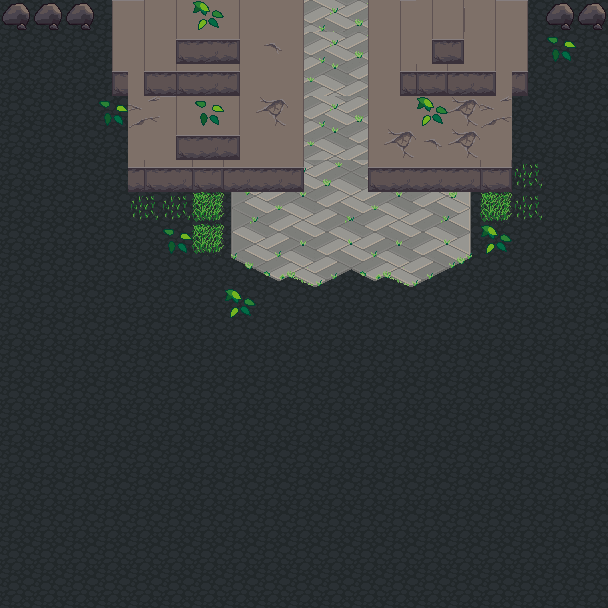

Below is a game level as drawn by its tile map, then a one-line description and the .tmx that defines it (tile-layer data replaced by summaries):
An orthogonal 19x19 tile map with 32x32 px tiles, 3 tile layers (Tile Layer 1, Tile Layer 2, Tile Layer 3) and 20 objects (3x 2, 3x 0, 2x 1, cave_14, cave_11, ...).

<map version="1.0" orientation="orthogonal" width="19" height="19" tilewidth="32" tileheight="32">
 <tileset firstgid="1" name="terrain" tilewidth="32" tileheight="32">
  <image source="../terrain.png" width="672" height="736" />
 </tileset>
 <layer name="Tile Layer 1" width="19" height="19">
  <data>[361 cells, 361 non-empty, 2 distinct tile ids]</data>
 </layer>
 <layer name="Tile Layer 2" width="19" height="19">
  <data>[361 cells, 119 non-empty, 39 distinct tile ids]</data>
 </layer>
 <layer name="Tile Layer 3" width="19" height="19">
  <data>[361 cells, 54 non-empty, 12 distinct tile ids]</data>
 </layer>
 <objectgroup name="walls" width="19" height="19">
  <object x="128" y="0" width="176" height="192" />
  <object x="368" y="0" width="144" height="192" />
  <object x="0" y="0" width="96" height="32" />
  <object x="512" y="0" width="96" height="32" />
  <object x="96" y="0" width="32" height="96" />
  <object x="512" y="0" width="16" height="96" />
  <object x="304" y="128" width="64" height="64">
   <properties>
    <property name="isDoor" value="true" />
   </properties>
  </object>
 </objectgroup>
 <objectgroup name="warps" width="19" height="19">
  <object name="cave_14" x="608" y="32" width="32" height="576" />
  <object name="cave_11" x="-32" y="32" width="32" height="576" />
  <object name="cave_12" x="0" y="608" width="608" height="32" />
  <object name="route_final" x="288" y="-32" width="96" height="32" />
 </objectgroup>
 <objectgroup name="enemies" width="19" height="19">
  <object name="2" x="128" y="352" width="32" height="32" />
  <object name="2" x="288" y="512" width="32" height="32" />
  <object name="2" x="448" y="352" width="32" height="32" />
  <object name="0" x="320" y="352" width="32" height="32" />
  <object name="0" x="128" y="480" width="32" height="32" />
  <object name="0" x="416" y="480" width="32" height="32" />
  <object name="1" x="224" y="224" width="32" height="32" />
  <object name="1" x="384" y="224" width="32" height="32" />
  <object name="3" x="224" y="416" width="32" height="32" />
 </objectgroup>
</map>
